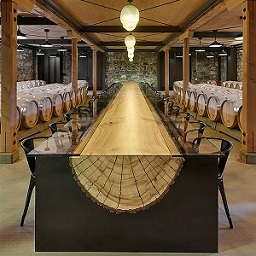
%> input picture image-processing-2014-12-18/deneme.jpg, 256 x 256 px
$ octave proje1.m   (GNU Octave 9; MATLAB toolbox functions it lacks are replaced by stand-ins)
%> lines starting %> are read from the running program, lines starting %| are printed output that depends on the picture
%temizlik satýrlarý
clc;
clear;
clear all;

%baþlangýç
im_orj = imread('deneme.jpg');  %resim okunuyor
%> im_orj is the input picture: size 256x256x3 uint8; mean R, G, B 104.1, 84.3, 58.3


%orjinal resim
figure(1), imshow(im_orj); title('1) Orijinal Resim');

%siyah beyaz resim
im_sb = rgb2gray(im_orj);
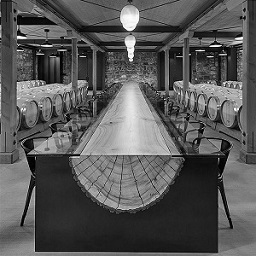
%> im_sb: size 256x256 uint8; min 0, max 255, mean 87.3
figure(2), imshow(im_sb); title('2) Siyah Beyaz Resim');

%Gaussian

os = 0; % Ortalama sapma deðeri
ss = 0.022; % Standart sapmasý

im_gaus = imnoise(im_sb,'gaussian',os,ss);
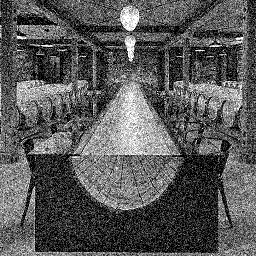
%> im_gaus: size 256x256 uint8; min 0, max 255, mean 88.6
figure(3), imshow(im_gaus); title('3) Gaussian Gürültü Eklenmiþ Resim'); % Gaussian eklenmiþ resim gösteriliyor.

% butterworth
cf=fftshift(fft2(im_gaus));
[x,y]=meshgrid(-128:127,-128:127);
bl=1./(1+((x.^2+y.^2)/15).^10);
cfbl=cf.*bl;
b1=ifft2(cfbl);
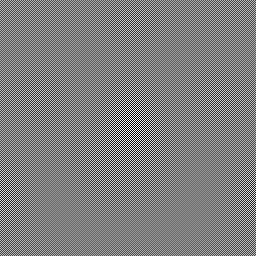
%> b1: size 256x256 double; min -201.6, max 201.6, mean 0; drawn with min black and max white
figure(4), imshow(uint8(abs(b1))); title('4) Birinci Süzgeç Çýkýþý Resim');
%> after `imshow(uint8(abs(b1)))`:
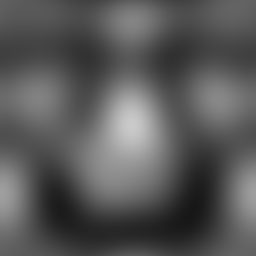
%> displayed picture: size 256x256, on the screen's scale of 0 to 255; min 23, max 202, mean 88.6

cf=fftshift(fft2(im_gaus));
[x,y]=meshgrid(-128:127,-128:127);
bl=1./(1+((x.^2+y.^2)/15).^1);
cfbl=cf.*bl;
b2=ifft2(cfbl);
figure(5), imshow(uint8(abs(b2))); title('5) Ýkinci Süzgeç Çýkýþý Resim');

cf=fftshift(fft2(im_gaus));
[x,y]=meshgrid(-128:127,-128:127);
bl=1./(1+((x.^2+y.^2)/15).^0.1);
cfbl=cf.*bl;
b3=ifft2(cfbl);
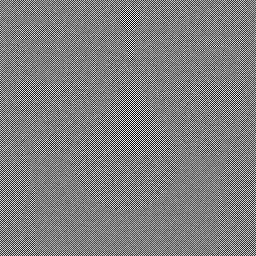
%> b3: size 256x256 double; min -171, max 171, mean 0; drawn with min black and max white
figure(6), imshow(uint8(abs(b3))); title('6) Üçüncü Süzgeç Çýkýþý Resim');
%> after `imshow(uint8(abs(b3)))`:
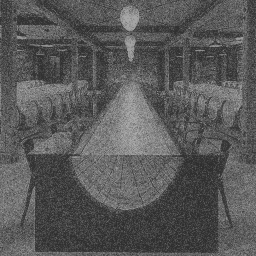
%> displayed picture: size 256x256, on the screen's scale of 0 to 255; min 45, max 171, mean 88.6
